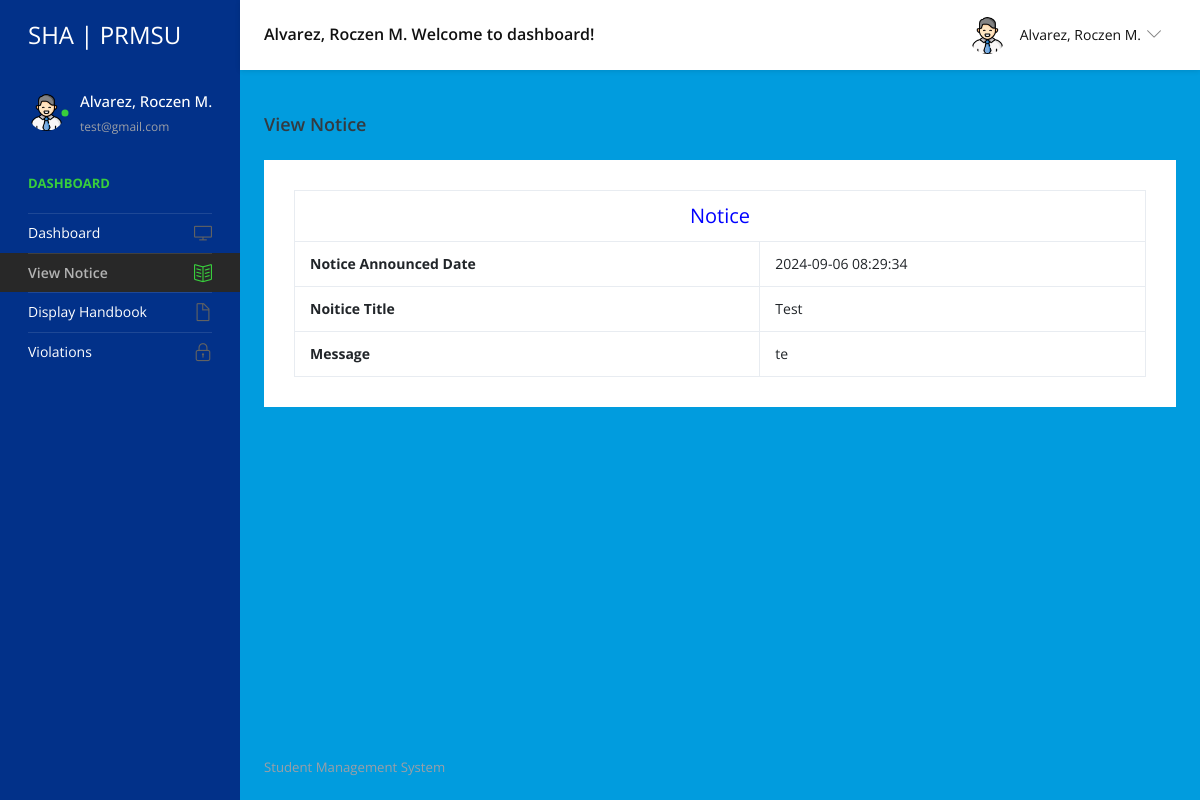
Before: /user/view-notice.php (signed in) with the older database file.
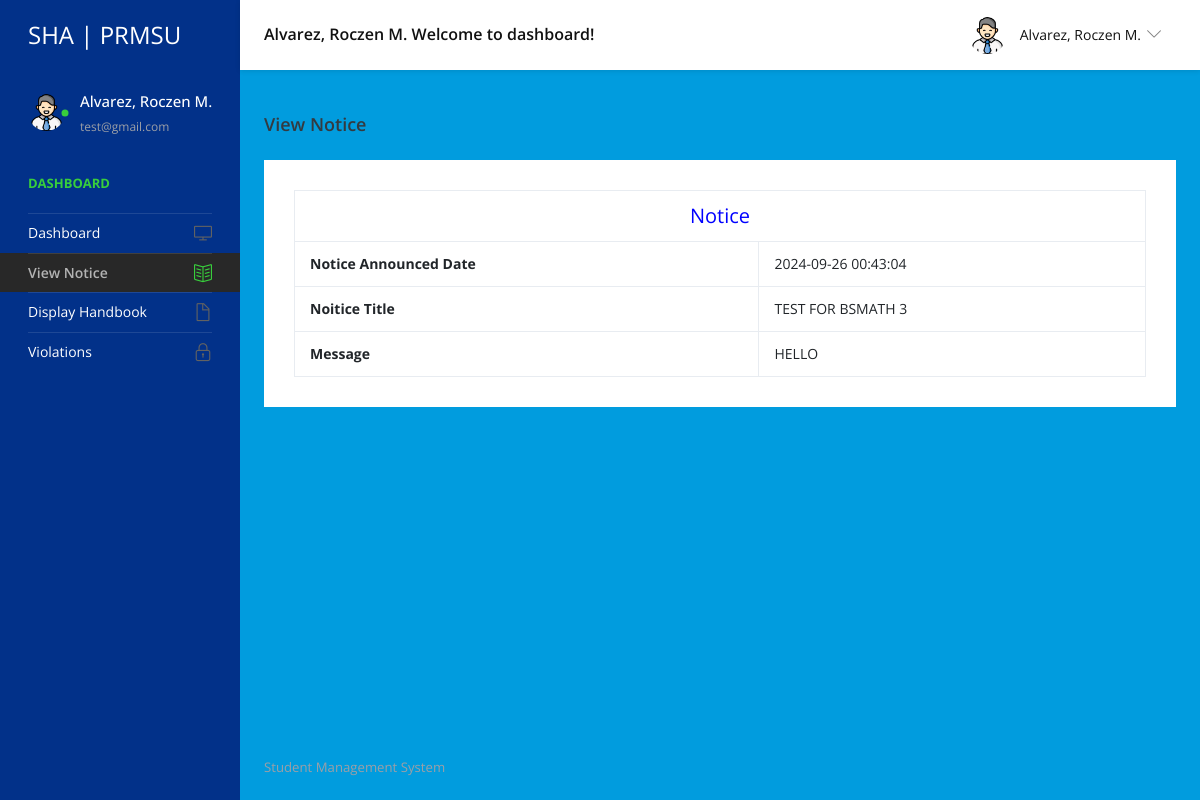
After: the same page with the newer database file.
### tables this page shows
CREATE TABLE `tblstudent` (
  `ID` int(10) NOT NULL,
  `StudentName` varchar(200) DEFAULT NULL,
  `StudentEmail` varchar(200) DEFAULT NULL,
  `StudentClass` varchar(100) DEFAULT NULL,
  `Gender` varchar(50) DEFAULT NULL,
  `DOB` date DEFAULT NULL,
  `StuID` varchar(200) DEFAULT NULL,
  `FatherName` mediumtext DEFAULT NULL,
  `MotherName` mediumtext DEFAULT NULL,
  `ContactNumber` bigint(10) DEFAULT NULL,
  `AltenateNumber` bigint(10) DEFAULT NULL,
  `Address` mediumtext DEFAULT NULL,
  `UserName` varchar(200) DEFAULT NULL,
  `Password` varchar(200) DEFAULT NULL,
  `Image` varchar(200) DEFAULT NULL,
  `DateofAdmission` timestamp NULL DEFAULT current_timestamp(),
  `verify` int(11) NOT NULL,
  `isReading` tinyint(1) NOT NULL,
  `last_seen` datetime DEFAULT current_timestamp()
);

CREATE TABLE `tblnotice` (
  `ID` int(5) NOT NULL,
  `NoticeTitle` mediumtext DEFAULT NULL,
  `ClassId` int(10) DEFAULT NULL,
  `NoticeMsg` mediumtext DEFAULT NULL,
  `CreationDate` timestamp NULL DEFAULT current_timestamp()
);

### user/view-notice.php (the view, shortened to what the changed rows need)
<?php
include('includes/dbconnection.php');
if (strlen($_SESSION['sturecmsstuid'] == 0)) {
  header('location:logout.php');
} else {
  ?>
  <!DOCTYPE html>
  <html lang="en">
  <head>
    <link rel="stylesheet" href="vendors/simple-line-icons/css/simple-line-icons.css">
    <link rel="stylesheet" href="vendors/flag-icon-css/css/flag-icon.min.css">
    <link rel="stylesheet" href="vendors/css/vendor.bundle.base.css">
    <link rel="stylesheet" href="vendors/select2/select2.min.css">
    <link rel="stylesheet" href="vendors/select2-bootstrap-theme/select2-bootstrap.min.css">
    <link rel="stylesheet" href="css/style.css" />
  </head>
  <body>
    <div class="container-scroller">
      <?php include_once('includes/header.php'); ?>
      <div class="container-fluid page-body-wrapper">
        <?php include_once('includes/sidebar.php'); ?>
        <div class="main-panel">
          <div class="content-wrapper">
            <div class="row">
              <div class="col-12 grid-margin stretch-card">
                <div class="card">
                  <div class="card-body">
                    <table border="1" class="table table-bordered mg-b-0">
                      <?php
                      $stuclass = $_SESSION['stuclass'];
                      $sql = "SELECT tblclass.ID,tblclass.ClassName,tblclass.Section,tblnotice.NoticeTitle,tblnotice.CreationDate,tblnotice.ClassId,tblnotice.NoticeMsg,tblnotice.ID as nid from tblnotice join tblclass on tblclass.ID=tblnotice.ClassId where tblnotice.ClassId=:stuclass";
                      $query = $dbh->prepare($sql);
                      $query->bindParam(':stuclass', $stuclass, PDO::PARAM_STR);
                      $query->execute();
                      $results = $query->fetchAll(PDO::FETCH_OBJ);
                      if ($query->rowCount() > 0) {
                        foreach ($results as $row) { ?>
                          <tr align="center" class="table-warning">
                            <td colspan="4" style="font-size:20px;color:blue">
                              Notice</td>
                          </tr>
                          <tr class="table-info">
                            <th>Notice Announced Date</th>
                            <td><?php echo $row->CreationDate; ?></td>
                          </tr>
                          <tr class="table-info">
                            <th>Noitice Title</th>
                            <td><?php echo $row->NoticeTitle; ?></td>
                          </tr>
                          <tr class="table-info">
                            <th>Message</th>
                            <td><?php echo $row->NoticeMsg; ?></td>
                          </tr>
                          <?php $cnt = $cnt + 1;
                        }
                      } else { ?>
                        <tr>
                          <th colspan="2" style="color:red;">No Notice Found</th>
                        </tr>
                      <?php } ?>
                    </table>
                  </div>
                </div>
              </div>
            </div>
          </div>
        </div>
      </div>
    </div>
  </body>
  </html><?php } ?>

### user/includes/header.php (shortened to what the changed rows need)
<nav class="navbar default-layout-navbar col-lg-12 col-12 p-0 fixed-top d-flex flex-row">
  <?php
  $uid = $_SESSION['sturecmsuid'];
  $sql = "SELECT * from tblstudent where ID=:uid";
  $query = $dbh->prepare($sql);
  $query->bindParam(':uid', $uid, PDO::PARAM_STR);
  $query->execute();
  $results = $query->fetchAll(PDO::FETCH_OBJ);
  if ($query->rowCount() > 0) {
    foreach ($results as $row) { ?>
      <div class="navbar-menu-wrapper d-flex align-items-center flex-grow-1">
        <h5 class="mb-0 font-weight-medium d-none d-lg-flex"><?php echo ($row->StudentName); ?> Welcome to
          dashboard!</h5>
        <ul class="navbar-nav navbar-nav-right ml-auto">
          <li class="nav-item dropdown d-none d-xl-inline-flex user-dropdown">
            <a class="nav-link dropdown-toggle" id="UserDropdown" href="#" data-toggle="dropdown" aria-expanded="false">
              <img class="img-xs rounded-circle ml-2" src="../admin/images/<?php echo ($row->Image); ?>"
                alt="Profile image"> <span class="font-weight-normal"> <?php echo ($row->StudentName); ?> </span></a>
                <?php $cnt = $cnt + 1;
    }
  } ?>
      </li>
    </ul>
  </div>
</nav>

### user/includes/sidebar.php (shortened to what the changed rows need)
<nav class="sidebar sidebar-offcanvas" id="sidebar">
  <ul class="nav">
    <li class="nav-item nav-profile">
      <a href="#" class="nav-link">
        <?php
        $uid = $_SESSION['sturecmsuid'];
        $sql = "SELECT * from tblstudent where ID=:uid";
        $query = $dbh->prepare($sql);
        $query->bindParam(':uid', $uid, PDO::PARAM_STR);
        $query->execute();
        $results = $query->fetchAll(PDO::FETCH_OBJ);
        $cnt = 1;
        if ($query->rowCount() > 0) {
          foreach ($results as $row) { ?>
            <div class="profile-image">
              <img class="img-xs rounded-circle" src="../admin/images/<?php echo ($row->Image); ?>" alt="profile image">
              <div class="dot-indicator bg-success"></div>
            </div>
            <div class="text-wrapper">
              <p class="profile-name"><?php echo ($row->StudentName); ?></p>
              <p class="designation"><?php echo ($row->StudentEmail); ?></p><?php $cnt = $cnt + 1;
          }
        } ?>
        </div>
      </a>
    </li>
  </ul>
</nav>

Changed rows visible on the page:
no longer on this page (row unchanged): tblnotice: CreationDate "2024-09-06 08:29:34", NoticeTitle "Test", NoticeMsg "te"
added tblnotice: CreationDate "2024-09-26 00:43:04", NoticeTitle "TEST FOR BSMATH 3", NoticeMsg "HELLO"
